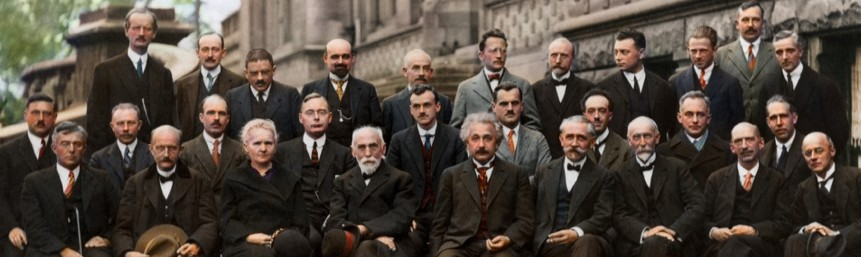
#> input picture SourceCode/faces.jpg, 861 x 257 px, given in place of the camera
$ python Detector_20181224113502.py
#> lines starting #> are read from the running program, lines starting #| are printed output that depends on the picture
### SourceCode/Utils.py
import numpy as np
from PIL import Image
from HaarLikeFeature import FeatureType
from functools import partial
import os
import cv2
from random import shuffle
import pickle
from sklearn.cluster import MeanShift


# [10 lines left out: function loadImages, not called in this run]

def varianceNormalize(img):
    #img = img - img.mean()
    img_std = img.std()
    if(img_std):
        return (img/img.std())
    else:
        return img

# [24 lines left out: functions saveObject, loadObject, preProcess, not called in this run]

def meanShift(points):
    clustering = MeanShift().fit(points)
    return clustering.cluster_centers_


# [55 lines left out: function non_max_suppression_fast, not called in this run]

'''
def reconstruct(classifiers, img_size):
    """
    Creates an image by putting all given classifiers on top of each other
    producing an archetype of the learned class of object.
    """
    image = np.zeros(img_size)
    for c in classifiers:
        # map polarity: -1 -> 0, 1 -> 1
        polarity = pow(1 + c.polarity, 2)/4
        if c.type == FeatureType.TWO_VERTICAL:
            for x in range(c.width):
                sign = polarity
                for y in range(c.height):
                    if y >= c.height/2:
                        sign = (sign + 1) % 2
                    image[c.top_left[1] + y, c.top_left[0] + x] += 1 * sign * c.weight
        elif c.type == FeatureType.TWO_HORIZONTAL:
            sign = polarity
            for x in range(c.width):
                if x >= c.width/2:
                    sign = (sign + 1) % 2
                for y in range(c.height):
                    image[c.top_left[0] + x, c.top_left[1] + y] += 1 * sign * c.weight
        elif c.type == FeatureType.THREE_HORIZONTAL:
            sign = polarity
            for x in range(c.width):
                if x % c.width/3 == 0:
                    sign = (sign + 1) % 2
                for y in range(c.height):
                    image[c.top_left[0] + x, c.top_left[1] + y] += 1 * sign * c.weight
        elif c.type == FeatureType.THREE_VERTICAL:
            for x in range(c.width):
                sign = polarity
                for y in range(c.height):
                    if x % c.height/3 == 0:
                        sign = (sign + 1) % 2
                    image[c.top_left[0] + x, c.top_left[1] + y] += 1 * sign * c.weight
        elif c.type == FeatureType.FOUR:
            sign = polarity
            for x in range(c.width):
                if x % c.width/2 == 0:
                    sign = (sign + 1) % 2
                for y in range(c.height):
                    if x % c.height/2 == 0:
                        sign = (sign + 1) % 2
                    image[c.top_left[0] + x, c.top_left[1] + y] += 1 * sign * c.weight
    image -= image.min()
    image /= image.max()
    image *= 255
    result = Image.fromarray(image.astype(np.uint8))
    return result
'''

### SourceCode/Cascade.py
import AdaBoost as AB
import os
import numpy as np
from math import log
from random import shuffle
import Utils

class Cascade(object):
    def __init__(self,path="../Cascade"):
        self.stages = []
        self.stages_num=0
        self.achieved_fpr_dr = [1.0,1.0]
        self.cascade_path = path
        self.read_prev_stages(path)

    def read_prev_stages(self,path):
        try:
            for stage_file in sorted(os.listdir(path)):
                stage = Utils.loadObject(path+stage_file)
                self.stages.append(stage)
                print(stage_file +" (fpr,dr) = {1}".format(len(self.stages),stage.fpr_dr))
            self.stages_num = len(self.stages)
            if(self.stages_num>0):
                self.achived_fpr_dr = self.stages[-1].fpr_dr # actually stage fpr_dr is all cascade fpr_dr till that stage
            else:
                print("No previous stages read ...")
        except:
            print("No previous stages read ...")
            return

    # [66 lines left out: functions train, predict, evaluate, not called in this run]


### SourceCode/.history/Detector_20181224113502.py
from IntegralImage import toIntegralImage as toII
import cv2
import numpy as np
import random
from sklearn.cluster import MeanShift
from Cascade import Cascade
import itertools
import Utils
from math import floor
from functools import partial
from multiprocessing import Pool
base_detector_width = 24.

# [11 lines left out: function preProcess, not called in this run]

def meanShift(points):
    clustering = MeanShift().fit(points)
    return clustering.cluster_centers_

# [55 lines left out: function non_max_suppression_fast, not called in this run]


def detect(image,Evaluator):
    w_h_pairs=[]
    all_detected_squares = []
    w = 40 # width and height are equals as i will scan image in squares
    h = 40
    offset_w = 5
    offset_h = 5
    image_parts_ranges=[]
    image_parts_values=[]
    while(w<200 and h < image.shape[0] and w<image.shape[1]):
        r = list(range(0, image.shape[0]-h-1,int(offset_h)))
        c = list(range(0,image.shape[1]-w-1,int(offset_w)))
        new_range =  list(itertools.product(r, c))
        image_parts_ranges += list(itertools.product(r, c))
        image_parts_values += list(map(lambda p: np.array(image[p[0]:p[0]+h, p[1]:p[1]+w]),new_range))
        offset_w +=5
        offset_h +=5
        w = int(round(w*1.25))
        h = int(round(h*1.25))

    #for img in image_parts_values:
    #    cv2.imshow('a', img)
    #    cv2.waitKey(0)
    print("Resizing...")
    image_parts_values = [cv2.resize(img,(24,24)) for img in image_parts_values]
    print("Normalizing...")
    image_parts_values_normalized = list(map(Utils.varianceNormalize,image_parts_values))
    print("Integratign...")
    ii_parts_values =  cv2.integral(img)[1:,1:]
    print("Detectiong...")
    all_detected_squares = [(image_parts_ranges[i],image_parts_values[i].shape) for i in Evaluator.predict(ii_parts_values)]
    print("Done...")
    return all_detected_squares

'''
def detectScaleDetector(ii,Evaluator):
    w_h_pairs=[]
    all_detected_squares = []
    w = 80 # width and height are equals as i will scan image in squares
    h = int(1.25*(w))
    offset_w = 10
    offset_h = 10
    ii_parts_ranges=[]
    ii_parts_values=[]
    while(w < ii.shape[0] and w<ii.shape[1]):
        r = list(range(0, ii.shape[0]-h,offset_h))
        c = list(range(0,ii.shape[1]-w,offset_w))
        ii_parts_ranges = list(itertools.product(r, c))
        ii_parts_values = list(map(lambda p: ii[p[0]:p[0]+h, p[1]:p[1]+w],ii_parts_ranges))
        ii_parts_values = [cv2.resize(ii,(24,24)) for ii in ii_parts_values]
        all_detected_squares += [ii_parts_ranges[i] for i in Evaluator.predict(ii_parts_values,(1,1)] #(w/24.,h/24.)
        offset_w += 1
        offset_h += 1
        if(len(all_detected_squares)):
            w_h_pairs.append((len(all_detected_squares), w,h))
        w = int(round(w*1.5))
    return all_detected_squares,w_h_pairs
'''

def main():
    Evaluator = Cascade('../Cascade/')
    cap = cv2.VideoCapture(0)
    while(True):
        ret,frame = cap.read()
#> frame is the input picture: shape (257, 861, 3); mean B, G, R 61.6, 70.7, 81.1
        gray = cv2.cvtColor(frame, cv2.COLOR_BGR2GRAY)
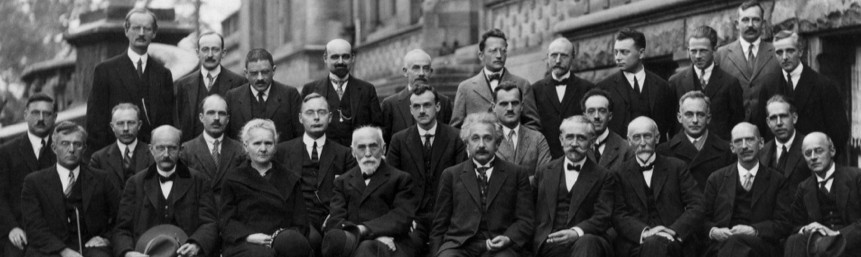
#> gray: shape (257, 861); min 0, max 241, mean 72.8
        #cv2.imshow('frame',gray)
        #cv2.waitKey(0);
        gray = cv2.blur(gray,(5,5))
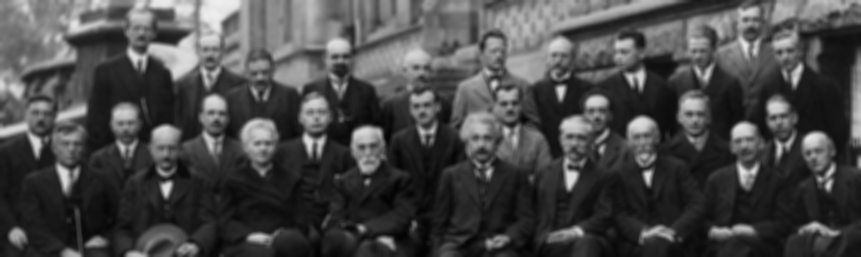
#> gray: shape (257, 861); min 2, max 239, mean 72.8
        recs = detect(gray,Evaluator)
#> after the loop in detect, `while(w<200 and h < image.shape[0] and w<image.shape[1]):`: image_parts_ranges = 10418 pairs, first value 0 to 215, second value 0 to 815; offset_h = 45
#> in varianceNormalize, `img_std = img.std()`: img_std = 20.94
#> in varianceNormalize (call 36), `img_std = img.std()`: img_std = 47.95
#> in varianceNormalize (call 36), `return (img/img.std())`:
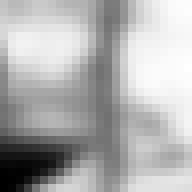
#> returned value: shape (24, 24) float64 (shown 8 times larger); min 0.709, max 4.96, mean 3.65; drawn with min black and max white
#> in varianceNormalize (call 37), `img_std = img.std()`: img_std = 42.99
#> in varianceNormalize (call 37), `return (img/img.std())`:
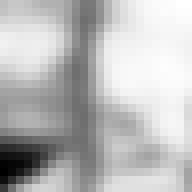
#> returned value: shape (24, 24) float64 (shown 8 times larger); min 0.884, max 5.56, mean 4.31; drawn with min black and max white
#> in varianceNormalize (call 38), `img_std = img.std()`: img_std = 40.29
#> in varianceNormalize (call 38), `return (img/img.std())`:
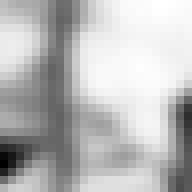
#> returned value: shape (24, 24) float64 (shown 8 times larger); min 1.32, max 5.93, mean 4.67; drawn with min black and max white
#> in varianceNormalize (call 39), `img_std = img.std()`: img_std = 43.41
#> in varianceNormalize (call 39), `return (img/img.std())`:
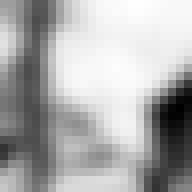
#> returned value: shape (24, 24) float64 (shown 8 times larger); min 1.77, max 5.51, mean 4.3; drawn with min black and max white
#> in varianceNormalize (call 40), `img_std = img.std()`: img_std = 47.2
#> in varianceNormalize (call 40), `return (img/img.std())`:
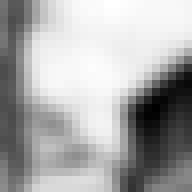
#> returned value: shape (24, 24) float64 (shown 8 times larger); min 1.63, max 5.06, mean 3.92; drawn with min black and max white
#> in detect, `image_parts_values_normalized = list(map(Utils.varianceNormalize,image..`: image_parts_values_normalized = 10418 items
        #recs,w_h_pairs = detectFast(toII(Utils.varianceNormalize(gray)),Evaluator)
        recs = np.array([[recs[i][0][1],recs[i][0][0],recs[i][0][1]+recs[i][1][1],recs[i][0][0]+recs[i][1][0]] for i in range(len(recs))])
        recs = non_max_suppression_fast(recs,.1)
        [cv2.rectangle(frame,(rec[0],rec[1]),(rec[2],rec[3]), (255, 0, 0), 2) for rec in recs ]
        cv2.imshow('frame',frame)

        if(cv2.waitKey(0) & 0xFF == ord('q')):
            break

    cap.release()
    cv2.destroyAllWindows()

if __name__ == "__main__":
#> (the run stopped early here; a loop or call above may not have finished)
